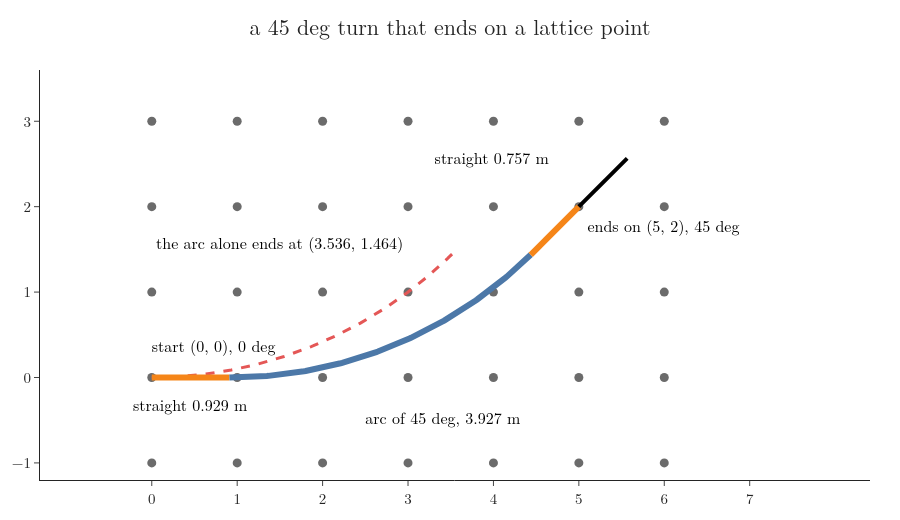

Here is the Python script that generated this plot:
"""How a 45 deg turn is made to end exactly on a lattice point: from (0, 0) facing 0 deg, a straight piece of 0.929 m,
an arc of 45 deg on the 5 m circle (3.927 m), and a straight piece of 0.757 m along 45 deg end on (5, 2) facing
45 deg. The arc alone would end at (3.536, 1.464), between lattice points. Run -> turn_build.png"""
import math
from pathlib import Path

import numpy as np
import plotly.graph_objects as go
from carpaths import sample
from gifkit import BLUE, GREY, ORANGE, RED
from latticekit import turn_piece
from lotdraw import FONT

here = Path(__file__).parent
a, b, end = turn_piece(0, 1)
assert end == (5, 2) and round(a, 3) == 0.929 and round(b, 3) == 0.757
arc_only = sample((0, 0, 0), [("L", math.pi / 4 * 5)], 5)
full = sample((0, 0, 0), [("S", a), ("L", math.pi / 4 * 5), ("S", b)], 5)
assert np.allclose(arc_only[-1, :2], [3.5355, 1.4645], atol=1e-4)
fig = go.Figure()
gx, gy = np.meshgrid(np.arange(0, 7), np.arange(-1, 4))
fig.add_trace(go.Scatter(x=gx.ravel(), y=gy.ravel(), mode="markers", marker=dict(color=GREY, size=9), hoverinfo="skip"))
fig.add_trace(go.Scatter(x=arc_only[:, 0], y=arc_only[:, 1], mode="lines", line=dict(color=RED, width=3, dash="dash"),
                         hoverinfo="skip"))
n1 = int(round(a / 0.02))
seg1, seg2, seg3 = full[:n1 + 1], full[n1:n1 + 197], full[n1 + 196:]
for seg, col in ((seg1, ORANGE), (seg2, BLUE), (seg3, ORANGE)):
    fig.add_trace(go.Scatter(x=seg[:, 0], y=seg[:, 1], mode="lines", line=dict(color=col, width=6), hoverinfo="skip"))
fig.add_trace(go.Scatter(x=[5, 5 + 0.8 * math.cos(math.pi / 4)], y=[2, 2 + 0.8 * math.sin(math.pi / 4)], mode="lines",
                         line=dict(color="black", width=4), hoverinfo="skip"))
for x, y, t, pos in ((0.45, -0.35, "straight 0.929 m", "middle center"), (2.5, -0.5, "arc of 45 deg, 3.927 m", "middle right"),
                     (4.65, 2.55, "straight 0.757 m", "middle left"), (5.1, 1.75, "ends on (5, 2), 45 deg", "middle right"),
                     (0.05, 1.55, "the arc alone ends at (3.536, 1.464)", "middle right"), (0, 0.35, "start (0, 0), 0 deg", "middle right")):
    fig.add_trace(go.Scatter(x=[x], y=[y], mode="text", text=[t], textposition=pos, hoverinfo="skip",
                             textfont=dict(size=16, color="black")))
fig.update_layout(template="simple_white", width=900, height=520, showlegend=False, font=FONT,
                  title=dict(text="a 45 deg turn that ends on a lattice point", x=0.5, xanchor="center", font_size=22),
                  margin=dict(l=30, r=30, t=70, b=30))
fig.update_xaxes(range=[-0.5, 7.6], showgrid=False, zeroline=False, tickvals=list(range(0, 8)), tickfont=dict(size=15))
fig.update_yaxes(range=[-1.2, 3.6], showgrid=False, zeroline=False, scaleanchor="x", tickvals=list(range(-1, 4)),
                 tickfont=dict(size=15))
fig.write_image(here / "turn_build.png")
